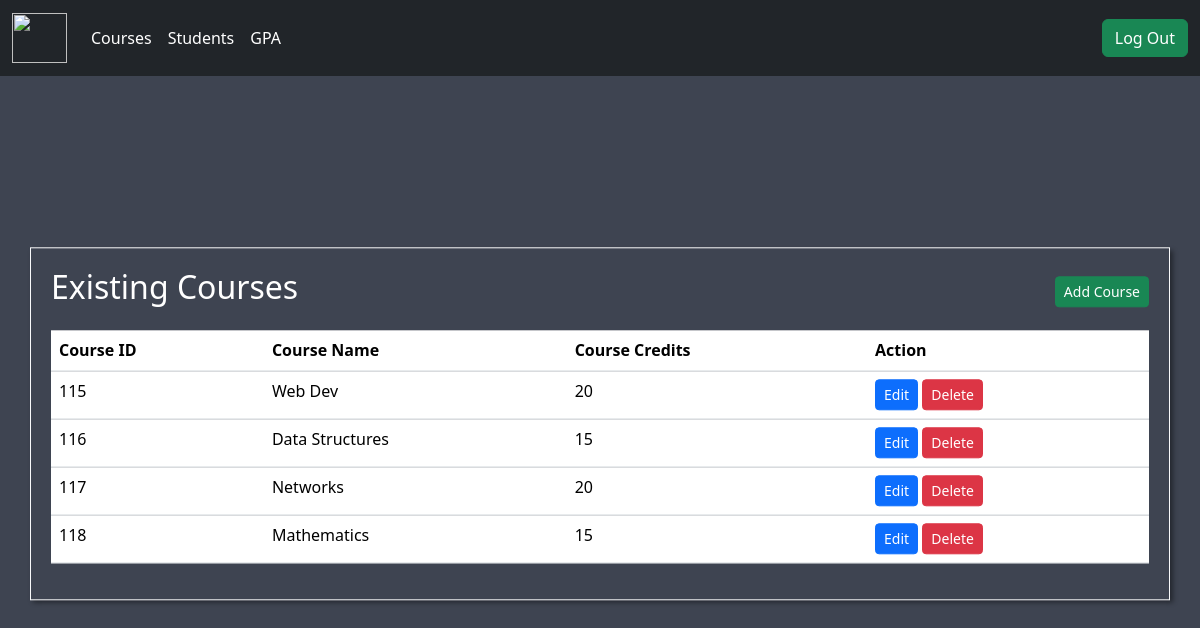
/courses.php (signed in), run on an earlier commit of the app's database.
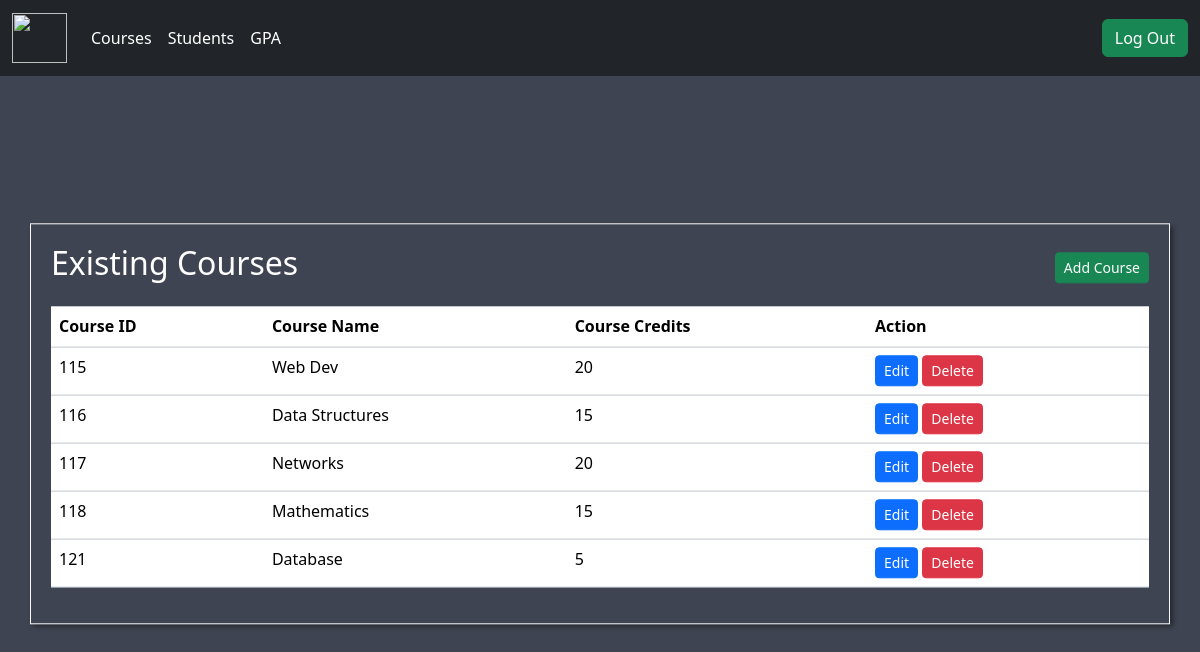
And on a later commit of the database.
### tables this page shows
CREATE TABLE `Courses` (
  `CourseID` int(11) NOT NULL,
  `CourseName` varchar(50) DEFAULT NULL,
  `CourseCredits` int(11) DEFAULT NULL,
  `TeacherID` int(11) DEFAULT NULL
);

### courses.php (the view, shortened to what this page needs)
<?php
function getCourses($conn, $teacherId)
{
    $query = "SELECT * FROM Courses WHERE TeacherID = ?";
    $stmt = $conn->prepare($query);
    $stmt->bind_param("i", $teacherId);
    $stmt->execute();
    $result = $stmt->get_result();
    $courses = array();
    if ($result->num_rows > 0) {
        while ($row = $result->fetch_assoc()) {
            $courses[] = $row;
        }
    }
    return $courses;
}
$teacherId = $_SESSION['teacher_id'];
$conn = OpenCon();
$courses = getCourses($conn, $teacherId);
?>
<!DOCTYPE html>
<html lang="en">
<head>
    <link href="https://cdn.jsdelivr.net/npm/bootstrap@5.3.2/dist/css/bootstrap.min.css" rel="stylesheet">
    <link rel="stylesheet" href="./main.css">
</head>
<body>
    <?php include './nav.php' ?>
    <div class="container mt-4 cont position-absolute top-50 start-50 translate-middle border border border-light">
        <div class="d-flex justify-content-between align-items-center mb-3">
            <h2 style="color: white;">Existing Courses</h2>
            <a href="addcourse.php" class="btn btn-success btn-sm">Add Course <i class="bi bi-plus"></i></a>
        </div>
        <table class="table">
            <thead>
                <tr>
                    <th>Course ID</th>
                    <th>Course Name</th>
                    <th>Course Credits</th>
                    <th>Action</th>
                </tr>
            </thead>
            <tbody>
                <?php foreach ($courses as $course) : ?>
                    <tr>
                        <td><?php echo $course['CourseID']; ?></td>
                        <td><?php echo $course['CourseName']; ?></td>
                        <td><?php echo $course['CourseCredits']; ?></td>
                        <td>
                            <a href="edit_course.php?id=<?php echo $course['CourseID']; ?>" class="btn btn-primary btn-sm">Edit</a>
                            <button class="btn btn-danger btn-sm" data-bs-toggle="modal" data-bs-target="#deleteModal<?php echo $course['CourseID']; ?>">Delete</button>
                        </td>
                    </tr>
                <?php endforeach; ?>
            </tbody>
        </table>
    </div>
</body>
</html>

What changed in the data, as far as the page shows it:
added courses: CourseID "121", CourseName "Database", CourseCredits "5"
